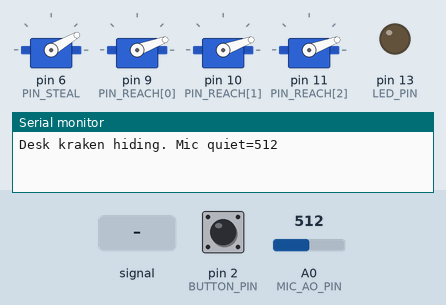
Bench run of a sketch on a simulated Arduino Nano, built with avr-gcc and run on an emulated ATmega328P. On the bench: 4 × servo, output pins drawn as LEDs (lit = HIGH), the last lines printed to the serial monitor. Inputs (shaded band) come from the test bench; at power-on: pin 2 (BUTTON_PIN) HIGH, A0 (MIC_AO_PIN) = 512.

Above: at 3.8 s.
3.9 s: A0 (MIC_AO_PIN) fed a 200 Hz sine of ±81 counts around its level
At 4.8 s:
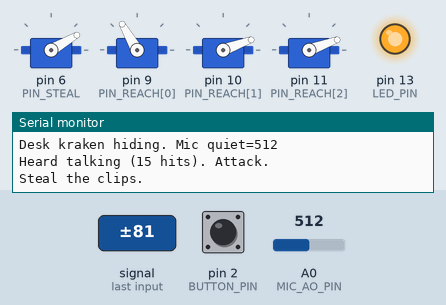
At 8.3 s:
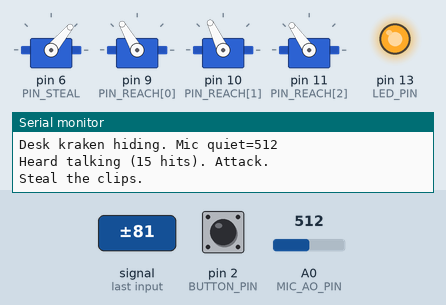
12.9 s: pin 2 (BUTTON_PIN) pulled LOW for 1 s
At 19.0 s:
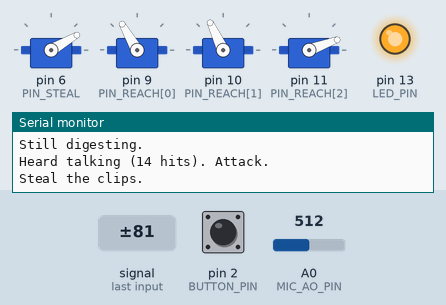
Timing chart, 0 to 22.9 s (numbered marks = the images above; inputs shaded):
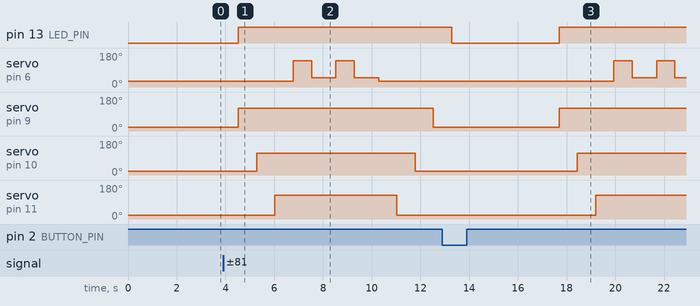

Measured:
- after the input at 3.9 s, pin 13 (LED_PIN): LOW → HIGH after 0.63 s; servo on pin 6 (PIN_STEAL): 30° → 140° after 2.9 s, → 50° 0.75 s later, → 140° 1.0 s later, → 50° 0.75 s later, … (5 changes in this stretch)

The sketch:

desk-kraken.ino
```cpp
/*
  Desk kraken — 3 reach tentacles + 1 steal arm

  BOARD: Arduino Nano (same as the feeder)
  Hidden under the front lip of the desk. You talk at it.
  The cheap mic cannot hear words — only that you are talking —
  then tentacles climb up and the magnet arm steals paperclips.

  MOUNT (no holes in the desk)
  ----------------------------
  1. Paint stirrer or scrap slat = the rail.
  2. Two spring clamps pinch the rail to the underside of the
     desktop, a finger-width back from the front edge.
  3. Zip-tie the 4 servos to the rail so their shafts sit just
     behind the lip, horns pointing down when "hidden".
  4. Snack box with Nano + battery zip-tied to the same rail.
  5. Wires stay under the desk. Nothing on the top except
     tentacles when they hunt.

  TENTACLES (V1 — hinged flaps, these actually work)
  -------------------------------------------------
  Each reach tentacle is a cardboard strip ~25 cm long, 2 cm wide.
  Tape a hinge of packing tape at the desk-edge end.
  Hot-glue that end to a servo horn.

    hidden  = hanging straight down under the desk
    hunt    = servo rotates ~100° so the strip slaps onto the desk

  A rubber band from mid-tentacle back to the rail helps it
  fall home if the servo loosens.

  STEAL ARM (paperclips)
  ----------------------
  Popsicle stick on the 4th servo. Fridge magnet at the tip.
  Scatter paperclips in a line near the front edge. It sweeps
  twice and drags them into a cup taped under the desk.

  Pens only work if they have a metal clip, or you clip one on.

  WIRING
  ------
  Servo reach 1  orange → D9
  Servo reach 2  orange → D10
  Servo reach 3  orange → D11
  Servo steal    orange → D6
  All servo browns → GND
  All servo reds   → 5V pack  (not Nano 5V if 4 servos twitch)
  Share GND with the Nano.

  Hunt button    D2 → button → GND   (INPUT_PULLUP)
  Onboard LED    D13 on during an attack.

  Microphone add-on (electret / KY-038 style)
    VCC → 5V
    GND → GND
    AO  → A0
    DO  unused (leave it unconnected)

  Tape the mic under the FRONT LIP, capsule facing your chair,
  not glued to a servo. It needs your voice, not wood knocks.
  Servos are loud — the code ignores the mic during an attack
  and for a few seconds after.

  If the Nano resets when they all move, power servos from a
  separate 5V pack and still tie the grounds together.

  HOW TO USE
  ----------
  1. Tweak the angle arrays below until hidden = fully under
     the desk and hunt = flat on the desktop.
  2. Say anything for about half a second ("kraken", "steal
     that", whatever). That is an attack.
  3. A single knock is ignored. A light rustle can twitch
     one tentacle.
  4. Short press = attack anyway. Hold 2 seconds = panic hide.
  5. Open Serial at 9600. If talking does nothing, lower
     VOICE_DELTA. If the fridge triggers it, raise VOICE_HITS.
*/

#include <Servo.h>

const int BUTTON_PIN = 2;
const int MIC_AO_PIN = A0;
const int LED_PIN    = 13;

const int PIN_REACH[3] = { 9, 10, 11 };
const int PIN_STEAL    = 6;

// Tweak these after the first mount. Units are servo degrees.
const int REACH_HIDE[3] = { 20, 20, 20 };
const int REACH_HUNT[3] = { 120, 115, 125 };

const int STEAL_REST  = 30;   // magnet hanging under the lip
const int STEAL_OUT   = 140;  // magnet out on the desktop
const int STEAL_RAKE  = 50;   // dragged back toward the cave

const int MOVE_MS        = 400;
const int POSE_MS        = 350;
const int RAKE_MS        = 600;
const int VOICE_DELTA  = 40;   // talking is quieter than a knock
const int VOICE_HITS   = 10;   // loud samples inside the window
const unsigned long VOICE_WINDOW_MS = 400;
const unsigned long LONG_PRESS_MS  = 2000;
const unsigned long HUNT_LOCK_MS   = 4000;
const unsigned long TWITCH_LOCK_MS = 1500;
const unsigned long MIC_IGNORE_MS  = 2500;

Servo reach[3];
Servo steal;

unsigned long buttonDownMs = 0;
unsigned long lastHuntMs   = 0;
unsigned long lastTwitchMs = 0;
unsigned long micIgnoreUntil = 0;
unsigned long voiceStartMs = 0;
int voiceHits = 0;
int micQuiet = 512;
int nextTwitch = 0;
bool buttonWasDown     = false;
bool longPressHandled  = false;

void setup() {
  pinMode(BUTTON_PIN, INPUT_PULLUP);
  pinMode(LED_PIN, OUTPUT);
  digitalWrite(LED_PIN, LOW);

  Serial.begin(9600);
  delay(200);

  micQuiet = listenForQuiet();
  hideAll();
  Serial.print("Desk kraken hiding. Mic quiet=");
  Serial.println(micQuiet);
}

void loop() {
  handleButton();
  handleMic();
  delay(20);
}

int listenForQuiet() {
  long sum = 0;
  for (int i = 0; i < 40; i++) {
    sum += analogRead(MIC_AO_PIN);
    delay(10);
  }
  return (int)(sum / 40);
}

void handleMic() {
  if (millis() < micIgnoreUntil) return;
  if (millis() - lastHuntMs < HUNT_LOCK_MS) return;

  int spike = analogRead(MIC_AO_PIN) - micQuiet;
  if (spike < 0) spike = -spike;

  if (spike >= VOICE_DELTA) {
    if (voiceStartMs == 0) voiceStartMs = millis();
    voiceHits++;
  }

  if (voiceStartMs != 0 && millis() - voiceStartMs >= VOICE_WINDOW_MS) {
    int hits = voiceHits;
    resetVoice();
    if (hits >= VOICE_HITS) {
      Serial.print("Heard talking (");
      Serial.print(hits);
      Serial.println(" hits). Attack.");
      attack();
    } else if (hits >= 1 && hits <= 2 &&
               millis() - lastTwitchMs >= TWITCH_LOCK_MS) {
      Serial.println("Felt a bang. Peek.");
      twitch();
    }
  }
}

void resetVoice() {
  voiceStartMs = 0;
  voiceHits = 0;
}

void twitch() {
  int i = nextTwitch;
  nextTwitch = (nextTwitch + 1) % 3;
  digitalWrite(LED_PIN, HIGH);
  moveReach(i, REACH_HUNT[i]);
  delay(POSE_MS);
  moveReach(i, REACH_HIDE[i]);
  delay(MOVE_MS);
  detachAll();
  lastTwitchMs = millis();
  micIgnoreUntil = millis() + MIC_IGNORE_MS;
  digitalWrite(LED_PIN, LOW);
}

void handleButton() {
  bool down = digitalRead(BUTTON_PIN) == LOW;

  if (down && !buttonWasDown) {
    buttonDownMs = millis();
    longPressHandled = false;
  }

  if (down && !longPressHandled && (millis() - buttonDownMs >= LONG_PRESS_MS)) {
    Serial.println("Panic hide.");
    resetVoice();
    hideAll();
    longPressHandled = true;
  }

  if (!down && buttonWasDown && !longPressHandled) {
    if (millis() - lastHuntMs >= HUNT_LOCK_MS) {
      attack();
    } else {
      Serial.println("Still digesting.");
    }
  }

  buttonWasDown = down;
}

void attack() {
  Serial.println("Steal the clips.");
  digitalWrite(LED_PIN, HIGH);

  for (int i = 0; i < 3; i++) {
    moveReach(i, REACH_HUNT[i]);
    delay(POSE_MS);
  }

  // Two rakes. Paperclips stick to the magnet and ride off the edge.
  for (int swipe = 0; swipe < 2; swipe++) {
    moveSteal(STEAL_OUT);
    delay(POSE_MS);
    moveSteal(STEAL_RAKE);
    delay(RAKE_MS);
  }

  vanish();
  lastHuntMs = millis();
  lastTwitchMs = millis();
  micIgnoreUntil = millis() + MIC_IGNORE_MS;
  digitalWrite(LED_PIN, LOW);
}

void vanish() {
  moveSteal(STEAL_REST);
  delay(POSE_MS);
  for (int i = 2; i >= 0; i--) {
    moveReach(i, REACH_HIDE[i]);
    delay(POSE_MS);
  }
  detachAll();
}

void hideAll() {
  moveSteal(STEAL_REST);
  for (int i = 0; i < 3; i++) {
    moveReach(i, REACH_HIDE[i]);
  }
  delay(MOVE_MS);
  detachAll();
}

void moveReach(int i, int angle) {
  reach[i].attach(PIN_REACH[i]);
  reach[i].write(angle);
  delay(MOVE_MS);
}

void moveSteal(int angle) {
  steal.attach(PIN_STEAL);
  steal.write(angle);
  delay(MOVE_MS);
}

void detachAll() {
  for (int i = 0; i < 3; i++) {
    reach[i].detach();
  }
  steal.detach();
}
```
